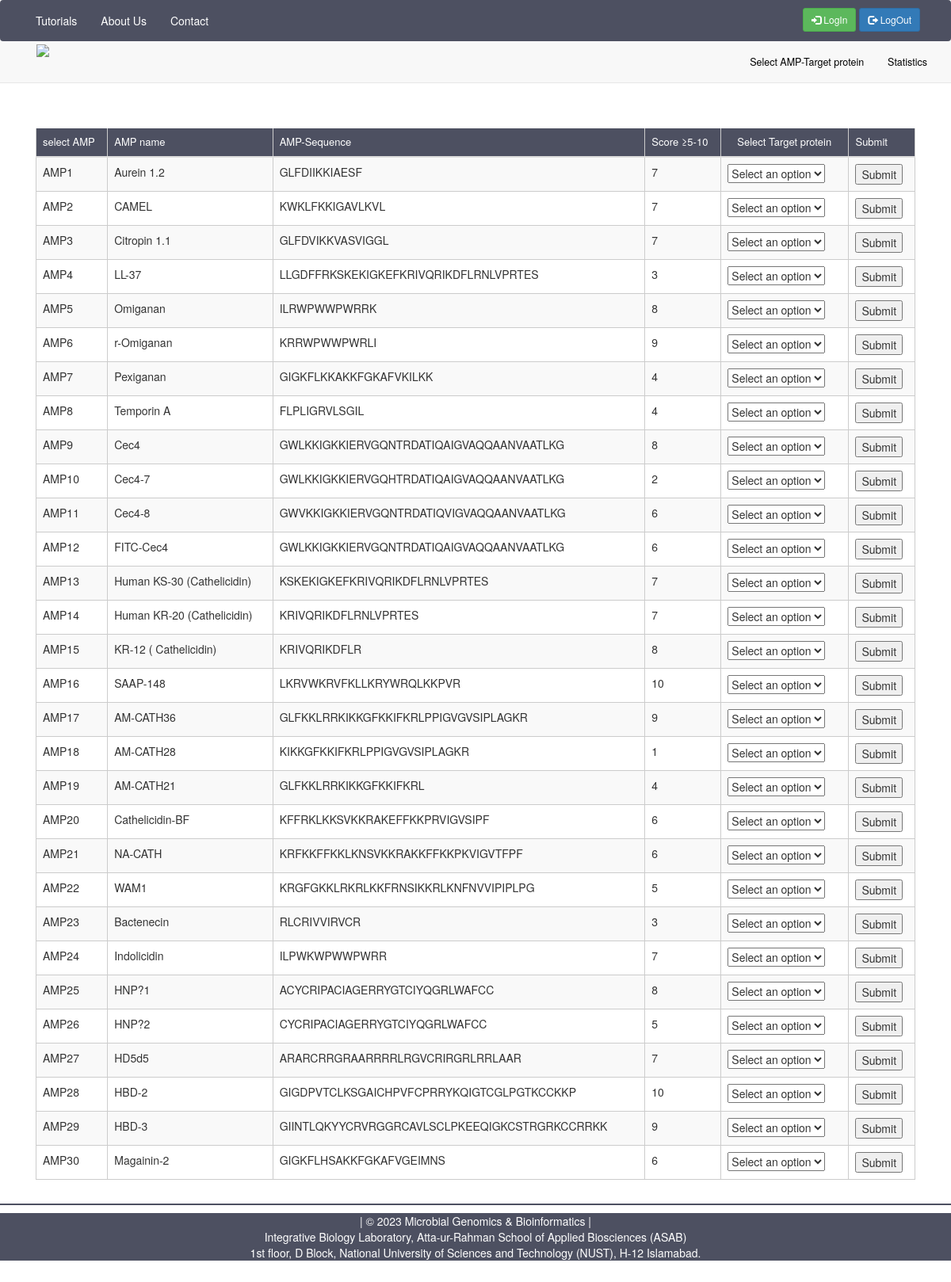
/home/, run on the app's committed database.
### abampdb/models.py (models this page shows, shortened)
class Proteins(models.Model):
    target_protein = models.ForeignKey(Targetproteins, on_delete=models.SET_NULL, null=True, blank=True)
    dock = models.ManyToManyField('Docks', related_name='dock')
    amp = models.CharField(("AMP"), max_length=1000)
    name = models.CharField(("Name"), max_length=1000)
    sequence = models.CharField(("Sequence"), max_length=1000)
    hemolytic_activity = models.FloatField(("HemolyticActivity"), null=True)
    mic_value = models.FloatField(("MICValue"), null=True)
    solubility = models.CharField(("Solubility"), max_length=1000)
    tiny = models.IntegerField(("Tiny"), null=True)
    small = models.IntegerField(("Small"), null=True)
    aliphatic = models.IntegerField(("Aliphatic"), null=True)
    aromatic = models.IntegerField(("Aromatic"), null=True)
    non_polar = models.IntegerField(("NonPolar"), null=True)
    polar = models.IntegerField(("Polar"), null=True)
    charged_aa = models.IntegerField(("ChargedAA"), null=True)
    basic = models.IntegerField(("Basic"), null=True)
    acidic = models.FloatField(("Acidic"), null=True)
    mol_weight_tiny = models.FloatField(("MolWeightTiny"), null=True)
    mol_weight_small = models.FloatField(("MolWeightSmall"), null=True)
    mol_weight_apliphatic = models.FloatField(("MolWeightAliphatic"), null=True)
    mol_weight_aromatic = models.FloatField(("MolWeightAromatic"), null=True)
    mol_weight_non_polar = models.FloatField(("MolWeightNonPolar"), null=True)
    mol_weight_polar = models.FloatField(("MolWeightPolar"), null=True)
    mol_weight_charged = models.FloatField(("MolWeightCharged"), null=True)
    mol_weight_basic = models.FloatField(("MolWeightBasic"), null=True)
    mol_weight_acidic = models.FloatField(("MolWeightAcidic"), null=True)
    molecular_weight = models.FloatField(("MolecularWeight"), null=True)
    length = models.IntegerField(("Length"), null=True)
    charge = models.FloatField(("Charge"), null=True)
    p_i = models.FloatField(("pI"), null=True)
    a_index = models.FloatField(("AIndex"), null=True)
    instaIndex = models.FloatField(("InstaIndex"), null=True)
    BomanIndex = models.FloatField(("BomanIndex"), null=True)
    hydrophobicity = models.FloatField(("Hydrophobicity"), null=True)
    hmoment_angle = models.FloatField(("HydrophobicMoment"), null=True)
    transmembrane = models.IntegerField(("Transmembrane"), null=True)
    extracellular = models.BooleanField(("Extracellular"), null=True)
    cytoplasmic = models.BooleanField(("Cytoplasmic"), null=True)
    hydrophobic_plots = models.FloatField(("HydrophobicPlots"), null=True)
    hydropathy_plots = models.FloatField(("HydropathyPlots"), null=True)
    disulfide_end = models.CharField(("disulphides"), max_length=1000)
    toxicity = models.CharField(("Toxicity"), max_length=1000, null=True)
    rmsf = models.FloatField(("RMSF"), null=True)
    flexibility = models.FloatField(("Flexibility"), null=True)
    score = models.IntegerField(("Score"), null=True)
    pdb_name = models.CharField(("PDBName"), max_length=1000)

### abampdb/views.py (the view)
# urls.py: path("home/", views.search_view, name="home"),
def search_view(request):
    return render(request, "abampdb/search.html", {
        "targets": Targetproteins.objects.all(),
        "proteins": Proteins.objects.all()
    })

### abampdb/templates/abampdb/search.html (shortened to what this page needs)
{% extends './base.html' %} {% block content %}
<link rel="stylesheet" href="https://cdnjs.cloudflare.com/ajax/libs/font-awesome/4.7.0/css/font-awesome.min.css">
<body>
        <div class="col-lg-12 col-md-12 col-sm-12 col-xs-12">
            <table class="table table-striped w-auto">
                <thead>
                    <tr>
                        <th scope="col">select AMP</th>
                        <th scope="col">AMP name</th>
                        <th scope="col">AMP-Sequence</th>
                        <th scope="col">Score ≥5-10</th>
                        <th scope="col" style="padding-left: 20px;"> Select Target protein</th>
                        <th scope="col">Submit</th>
                    </tr>
                </thead>
                <tbody>
                    {% for protein in proteins %}
                    <tr class="table-info">
                        <td> AMP{{ protein.id }}
                        </td>
                        <td>{{ protein.name }}</td>
                        <td>{{ protein.sequence }}</td>
                        <td>{{ protein.score }}</td>
                        <a href="{% url 'abampdb:protein' proteins_id=protein.pk %}">Go to result page</a>
                        <td>
                            <select class="mySelect" name="dropdown" onchange="updateHiddenInput(this, {{ protein.id }})" required>
                                <option value="" disabled selected>Select an option</option>
                            </select>
                        </td>
                        <td>
                            <form class="form-inline" method="POST" action="/create_protien/">
                                <input type="submit">
                            </form>
                        </td>
                    </tr>
                    {% endfor %}
                </tbody>
            </table>
        </div>
        </div>
    <section>
        <hr />
    </section>
</body>
{% endblock %}

### abampdb/templates/abampdb/search.html (style rules this page uses)
table { width: 100%; border-collapse: collapse; margin-top: 150px; }
tr:nth-of-type(odd) { background: #eee; }
th { background: #333; color: white; font-weight: bold; }
td, th { padding: 6px; border: 1px solid #ccc; text-align: left; }
th { background: #4D5061; color: rgb(255, 255, 255); font-weight: normal; font-size: small; }
body { padding-top: -30px; margin-top: -70px; }
hr { border: 1px solid #4D5061; margin: 10px 0; }

### data on the page
Proteins: id "1", name "Aurein 1.2", sequence "GLFDIIKKIAESF", score "7"
Proteins: id "2", name "CAMEL", sequence "KWKLFKKIGAVLKVL", score "7"
Proteins: id "3", name "Citropin 1.1", sequence "GLFDVIKKVASVIGGL", score "7"
Proteins: id "4", name "LL-37", sequence "LLGDFFRKSKEKIGKEFKRIVQRIKDFLRNLVPRTES", score "3"
Proteins: id "5", name "Omiganan", sequence "ILRWPWWPWRRK", score "8"
Proteins: id "6", name "r-Omiganan", sequence "KRRWPWWPWRLI", score "9"
Proteins: id "7", name "Pexiganan", sequence "GIGKFLKKAKKFGKAFVKILKK", score "4"
Proteins: id "8", name "Temporin A", sequence "FLPLIGRVLSGIL", score "4"
Proteins: id "9", name "Cec4", sequence "GWLKKIGKKIERVGQNTRDATIQAIGVAQQAANVAATLKG", score "8"
Proteins: id "10", name "Cec4-7", sequence "GWLKKIGKKIERVGQHTRDATIQAIGVAQQAANVAATLKG", score "2"
Proteins: id "11", name "Cec4-8", sequence "GWVKKIGKKIERVGQNTRDATIQVIGVAQQAANVAATLKG", score "6"
Proteins: id "12", name "FITC-Cec4", sequence "GWLKKIGKKIERVGQNTRDATIQAIGVAQQAANVAATLKG", score "6"
Proteins: id "13", name "Human KS-30 (Cathelicidin)", sequence "KSKEKIGKEFKRIVQRIKDFLRNLVPRTES", score "7"
Proteins: id "14", name "Human KR-20 (Cathelicidin)", sequence "KRIVQRIKDFLRNLVPRTES", score "7"
Proteins: id "15", name "KR-12 ( Cathelicidin)", sequence "KRIVQRIKDFLR", score "8"
Proteins: id "16", name "SAAP-148", sequence "LKRVWKRVFKLLKRYWRQLKKPVR", score "10"
Proteins: id "17", name "AM-CATH36", sequence "GLFKKLRRKIKKGFKKIFKRLPPIGVGVSIPLAGKR", score "9"
Proteins: id "18", name "AM-CATH28", sequence "KIKKGFKKIFKRLPPIGVGVSIPLAGKR", score "1"
Proteins: id "19", name "AM-CATH21", sequence "GLFKKLRRKIKKGFKKIFKRL", score "4"
Proteins: id "20", name "Cathelicidin-BF", sequence "KFFRKLKKSVKKRAKEFFKKPRVIGVSIPF", score "6"
Proteins: id "21", name "NA-CATH", sequence "KRFKKFFKKLKNSVKKRAKKFFKKPKVIGVTFPF", score "6"
Proteins: id "22", name "WAM1", sequence "KRGFGKKLRKRLKKFRNSIKKRLKNFNVVIPIPLPG", score "5"
Proteins: id "23", name "Bactenecin", sequence "RLCRIVVIRVCR", score "3"
Proteins: id "24", name "Indolicidin", sequence "ILPWKWPWWPWRR", score "7"
Proteins: id "25", name "HNP?1", sequence "ACYCRIPACIAGERRYGTCIYQGRLWAFCC", score "8"
Proteins: id "26", name "HNP?2", sequence "CYCRIPACIAGERRYGTCIYQGRLWAFCC", score "5"
Proteins: id "27", name "HD5d5", sequence "ARARCRRGRAARRRRLRGVCRIRGRLRRLAAR", score "7"
Proteins: id "28", name "HBD-2", sequence "GIGDPVTCLKSGAICHPVFCPRRYKQIGTCGLPGTKCCKKP", score "10"
Proteins: id "29", name "HBD-3", sequence "GIINTLQKYYCRVRGGRCAVLSCLPKEEQIGKCSTRGRKCCRRKK", score "9"
Proteins: id "30", name "Magainin-2", sequence "GIGKFLHSAKKFGKAFVGEIMNS", score "6"
